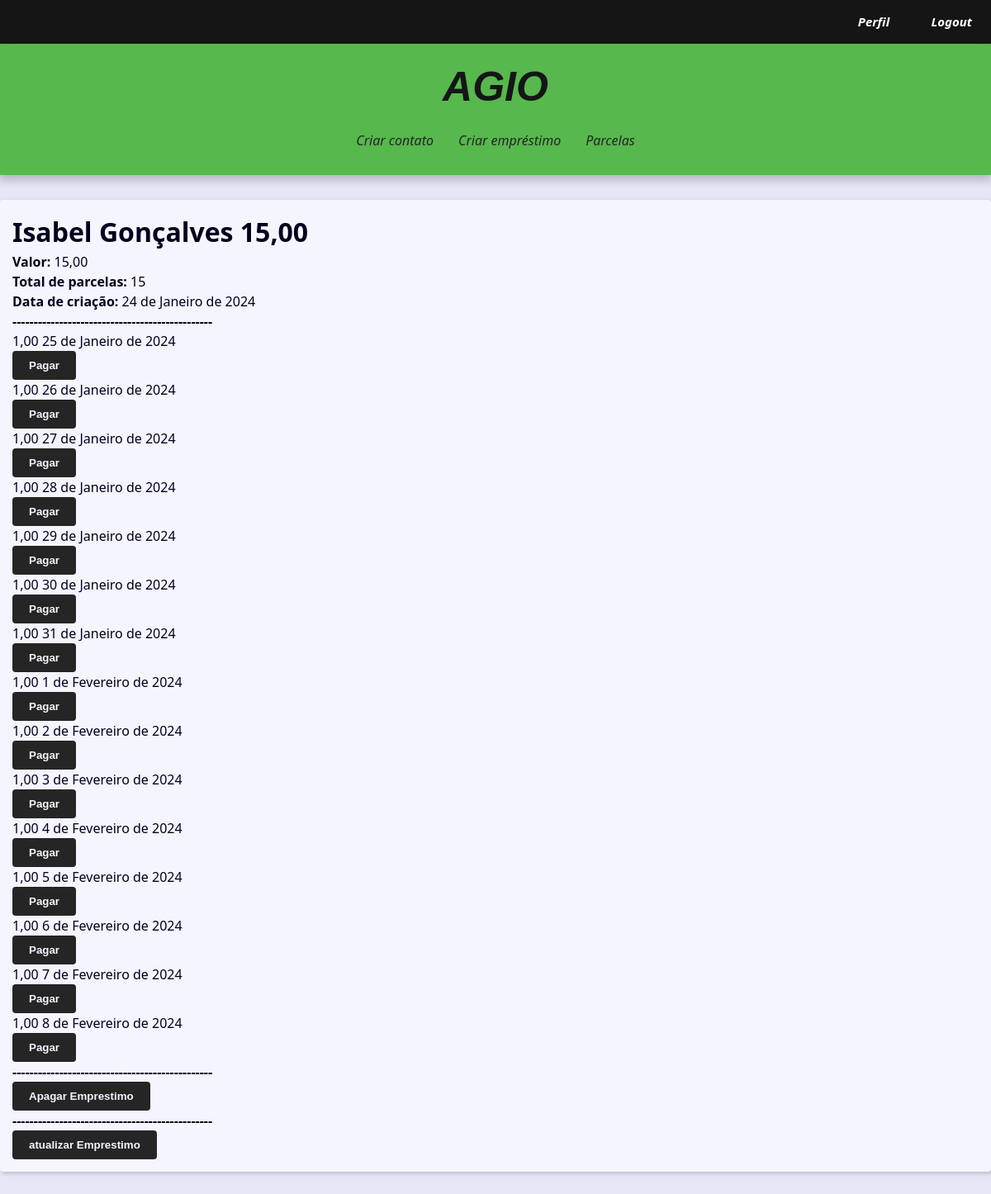
/loan/83/detail/ (signed in), run on an earlier commit of the app's database.
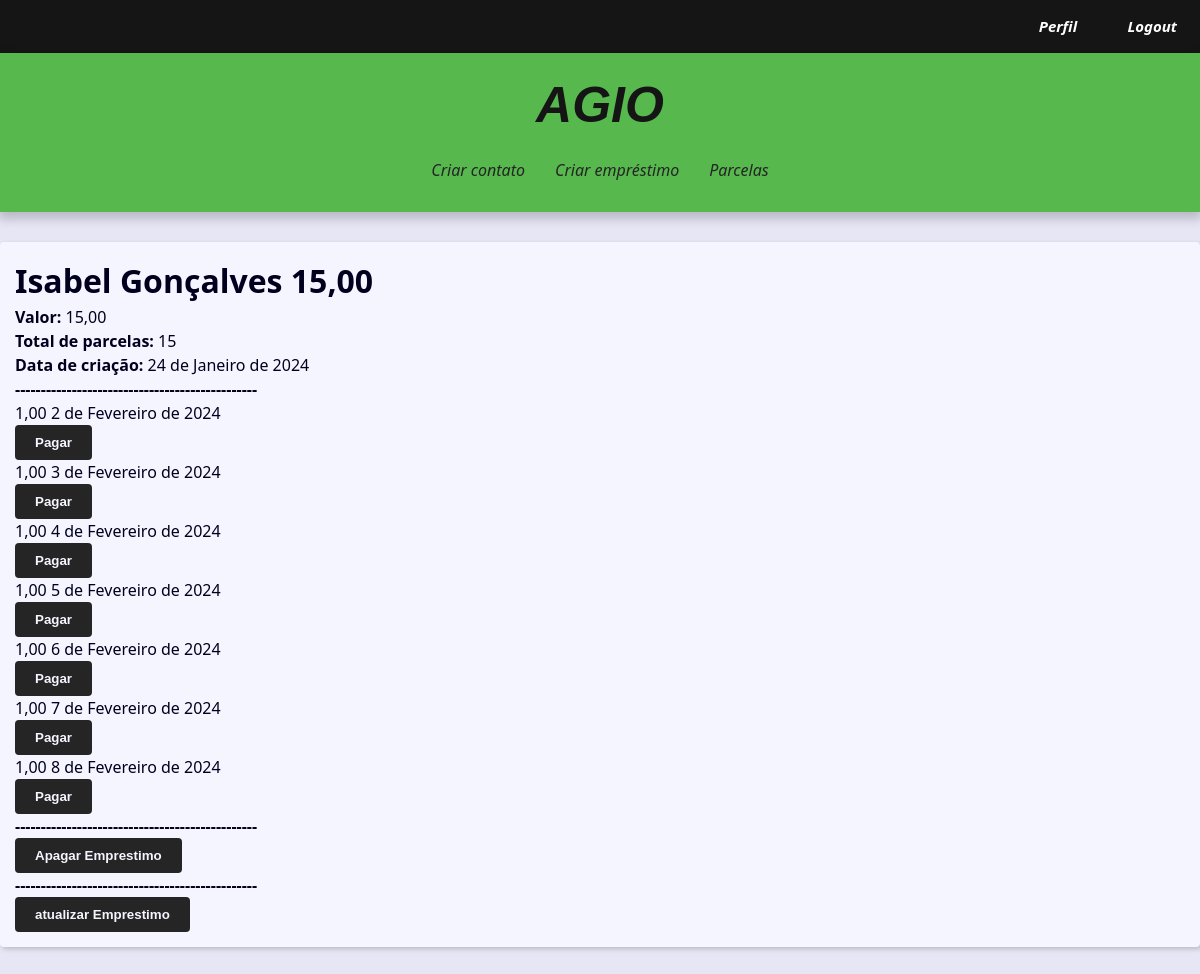
And on a later commit of the database.
### contact/models.py (models this page shows, shortened)
class Loan(models.Model):
    class Meta:
        verbose_name_plural = 'Emprestimos'
        verbose_name = 'Emprestimo'
    total_amount = models.DecimalField(max_digits=10, decimal_places=2,
                                       verbose_name='Valor')
    loan_date = models.DateField(default=timezone.now, verbose_name='Data de Emprestimo')
    total_installments = models.IntegerField(verbose_name='Parcelas')
    owner = models.ForeignKey(Contact, on_delete=models.SET_NULL, null=True,
                              verbose_name='Dono do emprestimo')
    fees = models.DecimalField(max_digits=10, decimal_places=0, default=0,
                               verbose_name='Taxa de juros')
    days = models.IntegerField(default=0, verbose_name='Dias')

class Contact(models.Model):
    class Meta:
        verbose_name_plural = 'Usuarios'
        verbose_name = 'Usuario'
    first_name = models.CharField(max_length=50, verbose_name='Nome')
    last_name = models.CharField(max_length=50, blank=True,
                                  verbose_name='Sobrenome')
    phone = models.CharField(max_length=50, verbose_name='Telefone')
    email = models.EmailField(max_length=254, verbose_name='Email')
    created_date = models.DateTimeField(default=timezone.now)
    description = models.TextField(blank=True, verbose_name='Descrição')
    show = models.BooleanField(default=True)
    picture = models.ImageField(upload_to='pictures/%Y/%m/%d', blank=True, verbose_name='Imagem')
    owner = models.ForeignKey(User, on_delete=models.SET_NULL,
                              blank=True, null=True)
    def __str__(self) -> str:
        return f'{self.first_name} {self.last_name}'

class Parcelas(models.Model):
    class Meta:
        verbose_name_plural = 'Parcelas'
        verbose_name = 'Parcela'
    amount_per_installment = models.DecimalField(max_digits=10,
                            decimal_places=2, null=True, verbose_name='Valor por parcela')
    paid = models.BooleanField(default=False,)
    owner = models.ForeignKey(Loan, on_delete=models.SET_NULL, null=True, verbose_name='Dono do emprestimo')
    owner_user = models.ForeignKey(User, on_delete=models.SET_NULL, null=True)
    installment_date = models.DateField(default=timezone.now)

### contact/views/contact_forms.py (the view)
# urls.py: path('loan/<int:loan_id>/detail/', views.loan, name='loan'),
def loan(request, loan_id):
    single_loan = get_object_or_404(Loan, pk=loan_id,)
    single_installments = Parcelas.objects.filter(owner=single_loan)
    context = {
        'loan': single_loan,
        'installments': single_installments,
        }
    return render(request, 'contact/loan.html', context)

### contact/templates/contact/loan.html (shortened to what this page needs)
{% extends 'base.html' %}
{% block content %}
  <div class="single-loan">
    <h1 class="single-loan">
      {{ loan.owner }} {{ loan.total_amount }}
    </h1>
    <p><b>Valor:</b> {{ loan.total_amount }}</p>
    <p><b>Total de parcelas:</b> {{ loan.total_installments}}</p>
    <p><b>Data de criação:</b> {{ loan.loan_date }}</p>
    <p><b>-----------------------------------------------</b></p>
    {% for installment in installments %}
      {% if installment.owner_user == user %}
          <tr class="table-row">
              <td class="table-cel">
                  {{installment.amount_per_installment}}
              </td>
              <td class="table-cel">
                  {{installment.installment_date}}
              </td>
              <td class="table-cel">
                  <form action="{% url 'contact:delete_parcela' parcela_id=installment.id %}" method="post">
                      <button class="btn" type="submit">Pagar</button>
                  </form>
              </td>
          </tr>
      {% endif %}
    {% endfor %}
    <p><b>-----------------------------------------------</b></p>
    <td class="table-cel">
      <form action="{% url 'contact:loan_delete' loan_id=loan.id %}" method="post">
          <button class="btn" type="submit">Apagar Emprestimo</button>
      </form>
    </td>
    <p><b>-----------------------------------------------</b></p>
    <td class="table-cel">
      <form action="{% url 'contact:loan_update' loan_id=loan.id %}" method="get">
          <button class="btn" type="submit">atualizar Emprestimo</button>
      </form>
    </td>
    </div>
{% endblock content %}

### base_templates/global/base.html (shortened to what this page needs)
{% load static %}<!DOCTYPE html>
<html lang="pt-BR">
<head>
    <link rel="stylesheet" href="{% static 'global/css/style.css'  %}">
</head>
<body>
    {% include 'partial/header.html' %}
    <main class="content">
        {% block content %}{% endblock content %}
    </main>
</body>
</html>

### base_templates/global/partial/header.html (shortened to what this page needs)
<nav class="menu-links">
    {% if user.is_authenticated %}
    <ul>
      <li><a href="{% url 'contact:user_update' %}" class="menu-link">Perfil</a></li>
      <li><a href="{% url 'contact:logout' %}" class="menu-link">Logout</a></li>
    </ul>
    {% endif %}
</nav>
<header class="header">
    <h1 class="header-heading">
        <a href="{% url 'contact:index' %}" class="header-link">
        AGIO
        </a>
    </h1>
<nav class="menu">
    <ul class="menu-list">
        {% if user.is_authenticated %}
        <li class="menu-item">
            <a href="{% url 'contact:create' %}" class="menu-header">Criar contato</a>
        </li>
        <li class="menu-item">
            <a href="{% url 'contact:create_loan' %}" class="menu-header">Criar empréstimo</a>
        </li>
        <li class="menu-item">
            <a href="{% url 'contact:parcelas' %}" class="menu-header">Parcelas</a>
        </li>
       {% endif %}
    </ul>
</nav>
</header>

### base_static/global/css/style.css (style rules this page uses)
:root { --spacing: 1.5rem; --link-dark-color: rgb(0, 83, 134); --link-light-color: rgb(156, 217, 255); --clr-white: rgb(245, 245, 255); --clr-black: rgb(0, 0, 30); --clr-light-gray: rgb(230, 230, 245); --clr-dark-shadow-5: rgba(0, 0, 10, 5%); --clr-dark-shadow-10: rgba(0, 0, 10, 10%); --clr-dark-shadow-20: rgba(0, 0, 10, 20%); --clr-light-shadow-5: rgba(200, 200, 255, 5%); --clr-light-shadow-10: rgba(200, 200, 255, 10%); --clr-light-shadow-20: rgba(200, 200, 255, 20%); --main-page-width: 120rem; --table-min-width: 60rem; --biggest-font-size: 5rem; --bigger-font-size: 4rem; --big-font-size: 3.2rem; --medium-font-size: 2.4rem; --small-font-size: 1.6rem; --smaller-font-size: 1.4rem; --smallest-font-size: 1.2rem; --transition-fast: 300ms; --transition-medium: 600ms; --transition-slow: 1s; --default-border-radius: 4px; }
*, *::before, *::after { margin: 0; padding: 0; box-sizing: border-box; }
html { font-size: 62.5%; }
body { font-family: system-ui, -apple-system, BlinkMacSystemFont, 'Segoe UI', Roboto, Oxygen, Ubuntu, Cantarell, 'Open Sans', 'Helvetica Neue', sans-serif; line-height: 1.5; font-size: var(--small-font-size); color: var(--clr-black); -webkit-font-smoothing: antialiased; background: var(--clr-light-gray); }
.header { background: var(--clr-black); background-color: #56b84d; padding: var(--spacing); box-shadow: 0 5px 10px 2px var(--clr-dark-shadow-20); z-index: 1; position: relative; }
.header-heading { font-size: var(--biggest-font-size); text-align: center; font-family: Helvetica, Arial, sans-serif; }
.header-link { color: #151515; font-style: oblique; text-decoration: none; transition: filter var(--transition-fast) ease-in-out; font-family: Helvetica, Arial, sans-serif; }
.menu { margin: var(--spacing); }
.menu-list { font-size: bold; list-style: none; display: flex; justify-content: center; flex-flow:wrap-reverse }
.menu-item { font-size: bold; font-style: oblique; padding: var; color: #252525; text-decoration:dashed; transition: background-color var(--transition-fast) ease-in-out; }
.menu-header { font-size: bold; font: fantasy; padding: var(--spacing); color: #252525; text-decoration: none; transition: background-color var(--transition-fast) ease-in-out; }
.menu-link { display: block; font-size: bold; font-style: oblique; font: fantasy; padding: var(--spacing); color: #252525; text-decoration: none; transition: background-color var(--transition-fast) ease-in-out; }
.content { max-width: var(--main-page-width); margin: calc(var(--spacing) * 2) auto; padding: var(--spacing); background: var(--clr-white); box-shadow: 2px 2px 5px var(--clr-dark-shadow-20); border-radius: var(--default-border-radius); }
.btn { background-color: #252525; color: var(--clr-white); font-weight: bold; border: none; padding: 1rem 2rem; border-radius: var(--default-border-radius); cursor: pointer; transition: filter var(--transition-fast) ease-in-out; }
.menu-links { text-align: right; background-color: #151515; }
.menu-links ul { list-style: none; padding: 0.1; }
.menu-links ul li { display: inline-block; margin: 0 8px; font-size: 15px; padding: 0.1px; font: fantasy; font-weight: bold; }
.menu-links ul li a { color: #fff; text-decoration: none; }

What changed in the data, as far as the page shows it:
removed Parcelas: amount_per_installment "1,00", installment_date "25 de Janeiro de 2024"
removed Parcelas: amount_per_installment "1,00", installment_date "26 de Janeiro de 2024"
removed Parcelas: amount_per_installment "1,00", installment_date "27 de Janeiro de 2024"
removed Parcelas: amount_per_installment "1,00", installment_date "28 de Janeiro de 2024"
removed Parcelas: amount_per_installment "1,00", installment_date "29 de Janeiro de 2024"
removed Parcelas: amount_per_installment "1,00", installment_date "30 de Janeiro de 2024"
removed Parcelas: amount_per_installment "1,00", installment_date "31 de Janeiro de 2024"
removed Parcelas: amount_per_installment "1,00", installment_date "1 de Fevereiro de 2024"
